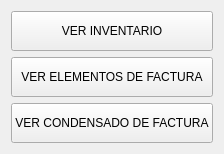
               <widget class="QWidget" name="select_pag">
                <layout class="QHBoxLayout" name="horizontalLayout_11">
                 <item>
                  <layout class="QVBoxLayout" name="verticalLayout_13">
                   <item>
                    <widget class="QPushButton" name="base_bt_2">
                     <property name="minimumSize">
                      <size>
                       <width>0</width>
                       <height>40</height>
                      </size>
                     </property>
                     <property name="text">
                      <string>VER INVENTARIO</string>
                     </property>
                    </widget>
                   </item>
                   <item>
                    <widget class="QPushButton" name="fact_bt">
                     <property name="minimumSize">
                      <size>
                       <width>0</width>
                       <height>40</height>
                      </size>
                     </property>
                     <property name="text">
                      <string>VER ELEMENTOS DE FACTURA</string>
                     </property>
                    </widget>
                   </item>
                   <item>
                    <widget class="QPushButton" name="condens_bt">
                     <property name="minimumSize">
                      <size>
                       <width>0</width>
                       <height>40</height>
                      </size>
                     </property>
                     <property name="text">
                      <string>VER CONDENSADO DE FACTURA</string>
                     </property>
                    </widget>
                   </item>
                  </layout>
                 </item>
                </layout>
               </widget>
